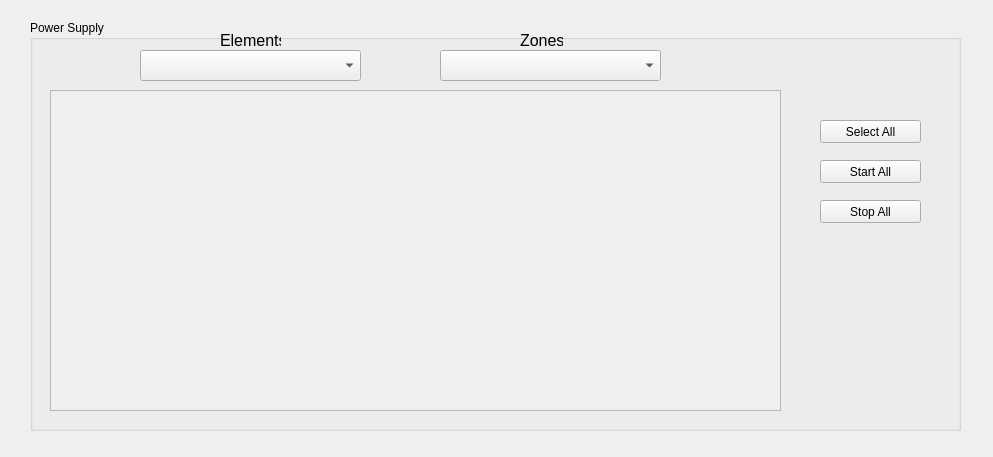
<?xml version="1.0" encoding="UTF-8"?>
<ui version="4.0">
 <class>Form</class>
 <widget class="QWidget" name="Form">
  <property name="geometry">
   <rect>
    <x>0</x>
    <y>0</y>
    <width>993</width>
    <height>457</height>
   </rect>
  </property>
  <property name="windowTitle">
   <string>Form</string>
  </property>
  <widget class="QComboBox" name="comboBoxType">
   <property name="geometry">
    <rect>
     <x>140</x>
     <y>50</y>
     <width>221</width>
     <height>31</height>
    </rect>
   </property>
   <property name="font">
    <font>
     <pointsize>14</pointsize>
    </font>
   </property>
  </widget>
  <widget class="QScrollArea" name="scrollArea">
   <property name="geometry">
    <rect>
     <x>50</x>
     <y>90</y>
     <width>731</width>
     <height>321</height>
    </rect>
   </property>
   <property name="verticalScrollBarPolicy">
    <enum>Qt::ScrollBarAsNeeded</enum>
   </property>
   <property name="widgetResizable">
    <bool>true</bool>
   </property>
   <widget class="QWidget" name="scrollAreaWidgetContents">
    <property name="geometry">
     <rect>
      <x>0</x>
      <y>0</y>
      <width>727</width>
      <height>317</height>
     </rect>
    </property>
   </widget>
  </widget>
  <widget class="QComboBox" name="comboBoxZone">
   <property name="geometry">
    <rect>
     <x>440</x>
     <y>50</y>
     <width>221</width>
     <height>31</height>
    </rect>
   </property>
   <property name="font">
    <font>
     <pointsize>14</pointsize>
    </font>
   </property>
  </widget>
  <widget class="QPushButton" name="selectButton">
   <property name="geometry">
    <rect>
     <x>820</x>
     <y>120</y>
     <width>101</width>
     <height>23</height>
    </rect>
   </property>
   <property name="text">
    <string>Select All</string>
   </property>
  </widget>
  <widget class="QPushButton" name="startButton">
   <property name="geometry">
    <rect>
     <x>820</x>
     <y>160</y>
     <width>101</width>
     <height>23</height>
    </rect>
   </property>
   <property name="text">
    <string>Start All</string>
   </property>
  </widget>
  <widget class="QPushButton" name="stopButton">
   <property name="geometry">
    <rect>
     <x>820</x>
     <y>200</y>
     <width>101</width>
     <height>23</height>
    </rect>
   </property>
   <property name="text">
    <string>Stop All</string>
   </property>
  </widget>
  <widget class="QGroupBox" name="groupBox">
   <property name="geometry">
    <rect>
     <x>30</x>
     <y>20</y>
     <width>931</width>
     <height>411</height>
    </rect>
   </property>
   <property name="title">
    <string>Power Supply</string>
   </property>
   <widget class="QLabel" name="label">
    <property name="geometry">
     <rect>
      <x>190</x>
      <y>10</y>
      <width>61</width>
      <height>20</height>
     </rect>
    </property>
    <property name="font">
     <font>
      <pointsize>12</pointsize>
     </font>
    </property>
    <property name="text">
     <string>Elements</string>
    </property>
    <property name="textFormat">
     <enum>Qt::AutoText</enum>
    </property>
   </widget>
   <widget class="QLabel" name="label_2">
    <property name="geometry">
     <rect>
      <x>490</x>
      <y>10</y>
      <width>43</width>
      <height>20</height>
     </rect>
    </property>
    <property name="font">
     <font>
      <pointsize>12</pointsize>
     </font>
    </property>
    <property name="text">
     <string>Zones</string>
    </property>
   </widget>
  </widget>
  <zorder>groupBox</zorder>
  <zorder>comboBoxType</zorder>
  <zorder>scrollArea</zorder>
  <zorder>comboBoxZone</zorder>
  <zorder>selectButton</zorder>
  <zorder>startButton</zorder>
  <zorder>stopButton</zorder>
 </widget>
 <resources/>
 <connections/>
</ui>
